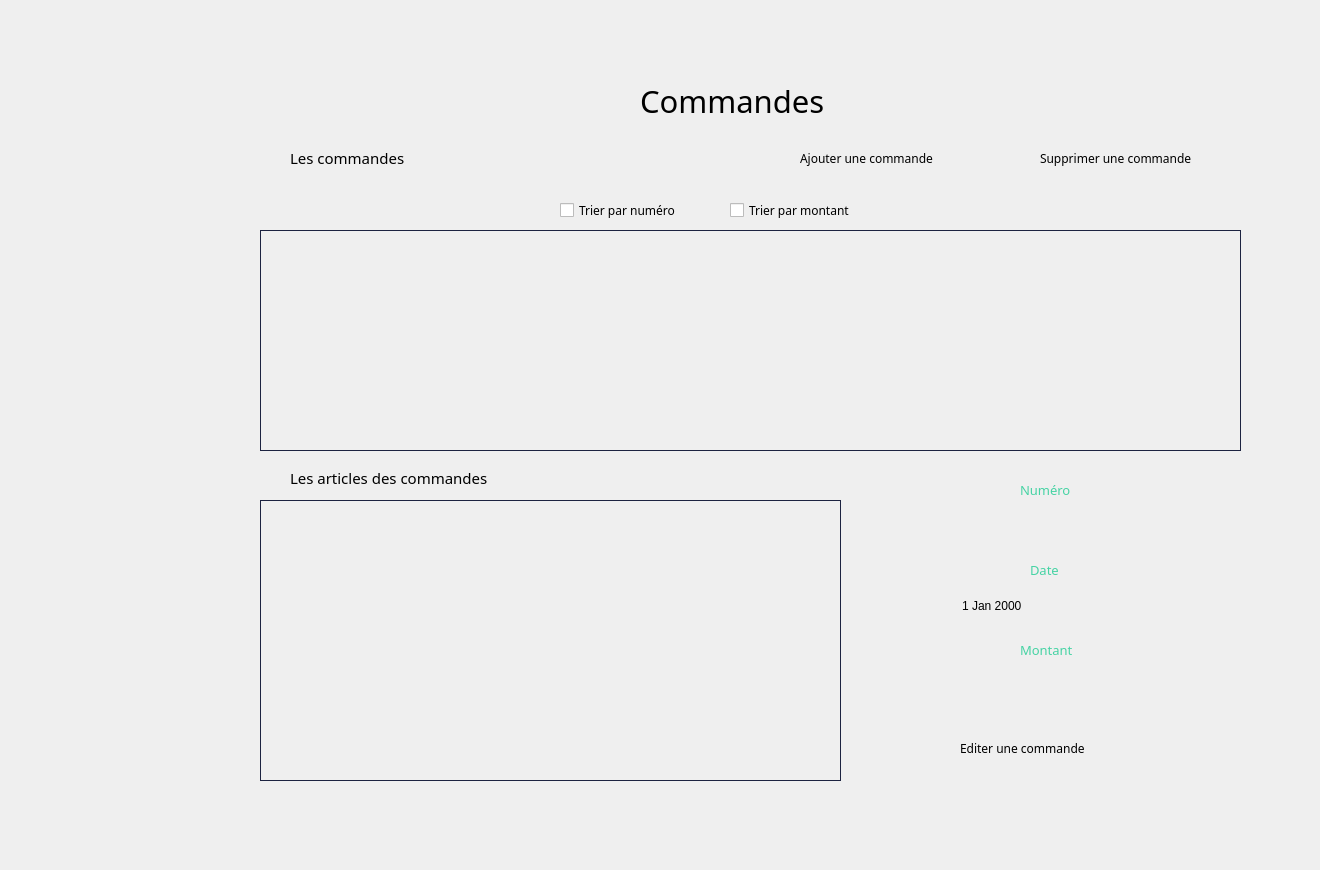
    <widget class="QWidget" name="page_7">
     <widget class="QLabel" name="label_392">
      <property name="geometry">
       <rect>
        <x>-20</x>
        <y>-20</y>
        <width>1311</width>
        <height>861</height>
       </rect>
      </property>
      <property name="text">
       <string/>
      </property>
      <property name="pixmap">
       <pixmap>../../Desktop/anglais/projet c++ design/bg2.png</pixmap>
      </property>
      <property name="scaledContents">
       <bool>true</bool>
      </property>
     </widget>
     <widget class="QLabel" name="label_393">
      <property name="geometry">
       <rect>
        <x>640</x>
        <y>60</y>
        <width>501</width>
        <height>81</height>
       </rect>
      </property>
      <property name="font">
       <font>
        <family>Montserrat Alternates</family>
        <pointsize>23</pointsize>
       </font>
      </property>
      <property name="text">
       <string>Commandes </string>
      </property>
     </widget>
     <widget class="QPushButton" name="pushButton_126">
      <property name="geometry">
       <rect>
        <x>100</x>
        <y>380</y>
        <width>101</width>
        <height>81</height>
       </rect>
      </property>
      <property name="styleSheet">
       <string notr="true">QPushButton {
	font-weight: 500;
	text-align: center;
    vertical-align: middle;
	background-color: transparent;
	padding: 5px 15px 15px 20px;
    color: #fff;
	font-size: 11px;
	border : 0;
	border-right: 3px solid transparent;
 	background-position: center top;
    background-repeat: no-repeat;
    background-origin: content;
    background-image: url(&quot;C:/Users/hp/Desktop/anglais/projet c++ design/chariot1.png&quot;);
}

QPushButton:hover {
	color: #ffffff;
	font-weight: 500;
	background-image: url(&quot;C:/Users/hp/Desktop/anglais/projet c++ design/chariot2.png&quot;);
}</string>
      </property>
      <property name="text">
       <string/>
      </property>
     </widget>
     <widget class="QDateEdit" name="dateEdit_7">
      <property name="geometry">
       <rect>
        <x>960</x>
        <y>590</y>
        <width>181</width>
        <height>31</height>
       </rect>
      </property>
      <property name="styleSheet">
       <string notr="true"> background-color: Transparent;
 border: none;</string>
      </property>
     </widget>
     <widget class="QLineEdit" name="lineEdit_24">
      <property name="geometry">
       <rect>
        <x>960</x>
        <y>670</y>
        <width>181</width>
        <height>31</height>
       </rect>
      </property>
      <property name="styleSheet">
       <string notr="true"> background-color: Transparent;
 border: none;</string>
      </property>
     </widget>
     <widget class="QLineEdit" name="lineEdit_22">
      <property name="geometry">
       <rect>
        <x>970</x>
        <y>510</y>
        <width>171</width>
        <height>31</height>
       </rect>
      </property>
      <property name="styleSheet">
       <string notr="true"> background-color: Transparent;
 border: none;</string>
      </property>
     </widget>
     <widget class="QTableView" name="liste_commande">
      <property name="geometry">
       <rect>
        <x>260</x>
        <y>230</y>
        <width>981</width>
        <height>221</height>
       </rect>
      </property>
      <property name="styleSheet">
       <string notr="true">QTableView{
	background-color: transparent;
	gridline-color: #606060;
	color: #000000;
	alternate-background-color: #b5b5b1;
	border : 1px solid #1c2340;
	qproperty-defaultAlignment: AlignHCenter;
}
QTableView::item:focus
{
  	background-color: #939393;
	font-weight: 500;
}
QTableView::item
{
   text-align: center;
qproperty-defaultAlignment: AlignHCenter;
}

QHeaderView {
	background-color: #6ac6ad;
	qproperty-defaultAlignment: AlignHCenter;
 }
QHeaderView::section {
                     spacing: 10px;
                     background-color: #6ac6ad;
                     color: #757575;
                     margin: 1px;
					 border: 0;
                     text-align: center;
                     font-family: arial;
                     font-size: 12px;
 }

QTableView QTableCornerButton::section {
    background-color: #6ac6ad;
}</string>
      </property>
     </widget>
     <widget class="QLineEdit" name="rechercheC">
      <property name="geometry">
       <rect>
        <x>320</x>
        <y>195</y>
        <width>181</width>
        <height>21</height>
       </rect>
      </property>
      <property name="styleSheet">
       <string notr="true"> background-color: Transparent;
 border: none;</string>
      </property>
     </widget>
     <widget class="QTableView" name="liste_commande_A">
      <property name="geometry">
       <rect>
        <x>260</x>
        <y>500</y>
        <width>581</width>
        <height>281</height>
       </rect>
      </property>
      <property name="styleSheet">
       <string notr="true">QTableView{
	background-color: transparent;
	gridline-color: #606060;
	color: #000000;
	alternate-background-color: #b5b5b1;
	border : 1px solid #1c2340;
	qproperty-defaultAlignment: AlignHCenter;
}
QTableView::item:focus
{
  	background-color: #939393;
	font-weight: 500;
}
QTableView::item
{
   text-align: center;
qproperty-defaultAlignment: AlignHCenter;
}

QHeaderView {
	background-color: #6ac6ad;
	qproperty-defaultAlignment: AlignHCenter;
 }
QHeaderView::section {
                     spacing: 10px;
                     background-color: #6ac6ad;
                     color: #757575;
                     margin: 1px;
					 border: 0;
                     text-align: center;
                     font-family: arial;
                     font-size: 12px;
 }

QTableView QTableCornerButton::section {
    background-color: #6ac6ad;
}</string>
      </property>
     </widget>
     <widget class="QPushButton" name="modifierCommande">
      <property name="geometry">
       <rect>
        <x>1100</x>
        <y>730</y>
        <width>81</width>
        <height>41</height>
       </rect>
      </property>
      <property name="styleSheet">
       <string notr="true">QPushButton {
	font-weight: 500;
	text-align: center;
    vertical-align: middle;
	background-color: transparent;
	padding: 5px 15px 15px 20px;
    color: #fff;
	font-size: 11px;
	border : 0;
	border-right: 3px solid transparent;
 	background-position: center top;
    background-repeat: no-repeat;
    background-origin: content;
    background-image: url(&quot;C:/Users/hp/Desktop/anglais/projet c++ design/edit1.png&quot;);
}

QPushButton:hover {
	color: #ffffff;
	font-weight: 500;
	background-image: url(&quot;C:/Users/hp/Desktop/anglais/projet c++ design/edit2.png&quot;);
}</string>
      </property>
      <property name="text">
       <string/>
      </property>
     </widget>
     <widget class="QLabel" name="label_394">
      <property name="geometry">
       <rect>
        <x>940</x>
        <y>490</y>
        <width>221</width>
        <height>71</height>
       </rect>
      </property>
      <property name="text">
       <string/>
      </property>
      <property name="pixmap">
       <pixmap>../../Downloads/saisir.png</pixmap>
      </property>
      <property name="scaledContents">
       <bool>true</bool>
      </property>
     </widget>
     <widget class="QLabel" name="label_17">
      <property name="geometry">
       <rect>
        <x>1020</x>
        <y>480</y>
        <width>111</width>
        <height>20</height>
       </rect>
      </property>
      <property name="font">
       <font>
        <family>Montserrat Alternates</family>
        <pointsize>10</pointsize>
        <weight>50</weight>
        <bold>false</bold>
       </font>
      </property>
      <property name="styleSheet">
       <string notr="true">color: rgb(70, 211, 164);</string>
      </property>
      <property name="text">
       <string>Numéro</string>
      </property>
     </widget>
     <widget class="QLabel" name="label_18">
      <property name="geometry">
       <rect>
        <x>1030</x>
        <y>560</y>
        <width>111</width>
        <height>20</height>
       </rect>
      </property>
      <property name="font">
       <font>
        <family>Montserrat Alternates</family>
        <pointsize>10</pointsize>
        <weight>50</weight>
        <bold>false</bold>
       </font>
      </property>
      <property name="styleSheet">
       <string notr="true">color: rgb(70, 211, 164);</string>
      </property>
      <property name="text">
       <string>Date</string>
      </property>
     </widget>
     <widget class="QLabel" name="label_395">
      <property name="geometry">
       <rect>
        <x>940</x>
        <y>570</y>
        <width>221</width>
        <height>71</height>
       </rect>
      </property>
      <property name="text">
       <string/>
      </property>
      <property name="pixmap">
       <pixmap>../../Downloads/saisir.png</pixmap>
      </property>
      <property name="scaledContents">
       <bool>true</bool>
      </property>
     </widget>
     <widget class="QLabel" name="label_396">
      <property name="geometry">
       <rect>
        <x>940</x>
        <y>650</y>
        <width>221</width>
        <height>71</height>
       </rect>
      </property>
      <property name="text">
       <string/>
      </property>
      <property name="pixmap">
       <pixmap>../../Downloads/saisir.png</pixmap>
      </property>
      <property name="scaledContents">
       <bool>true</bool>
      </property>
     </widget>
     <widget class="QLabel" name="label_19">
      <property name="geometry">
       <rect>
        <x>1020</x>
        <y>640</y>
        <width>111</width>
        <height>20</height>
       </rect>
      </property>
      <property name="font">
       <font>
        <family>Montserrat Alternates</family>
        <pointsize>10</pointsize>
        <weight>50</weight>
        <bold>false</bold>
       </font>
      </property>
      <property name="styleSheet">
       <string notr="true">color: rgb(70, 211, 164);</string>
      </property>
      <property name="text">
       <string>Montant</string>
      </property>
     </widget>
     <widget class="QPushButton" name="affect">
      <property name="geometry">
       <rect>
        <x>100</x>
        <y>280</y>
        <width>91</width>
        <height>61</height>
       </rect>
      </property>
      <property name="styleSheet">
       <string notr="true">QPushButton {
	font-weight: 500;
	text-align: center;
    vertical-align: middle;
	background-color: transparent;
	padding: 5px 15px 15px 20px;
    color: #fff;
	font-size: 11px;
	border : 0;
	border-right: 3px solid transparent;
 	background-position: center top;
    background-repeat: no-repeat;
    background-origin: content;
    background-image: url(&quot;C:/Users/hp/Desktop/anglais/projet c++ design/affecter1.png&quot;);
}

QPushButton:hover {
	color: #ffffff;
	font-weight: 500;
	background-image: url(&quot;C:/Users/hp/Desktop/anglais/projet c++ design/affecter2.png&quot;);
}</string>
      </property>
      <property name="text">
       <string/>
      </property>
     </widget>
     <widget class="QPushButton" name="pushButton_ajout_6">
      <property name="geometry">
       <rect>
        <x>740</x>
        <y>140</y>
        <width>61</width>
        <height>41</height>
       </rect>
      </property>
      <property name="styleSheet">
       <string notr="true">QPushButton {
	font-weight: 500;
	text-align: center;
    vertical-align: middle;
	background-color: transparent;
	padding: 5px 15px 15px 20px;
    color: #fff;
	font-size: 11px;
	border : 0;
	border-right: 3px solid transparent;
 	background-position: center top;
    background-repeat: no-repeat;
    background-origin: content;
    background-image: url(&quot;C:/Users/hp/Desktop/anglais/projet c++ design/ajouter1.png&quot;);
}

QPushButton:hover {
	color: #ffffff;
	font-weight: 500;
	background-image: url(&quot;C:/Users/hp/Desktop/anglais/projet c++ design/ajouter2.png&quot;);
}</string>
      </property>
      <property name="text">
       <string/>
      </property>
      <property name="flat">
       <bool>true</bool>
      </property>
     </widget>
     <widget class="QLabel" name="label_399">
      <property name="geometry">
       <rect>
        <x>800</x>
        <y>150</y>
        <width>161</width>
        <height>16</height>
       </rect>
      </property>
      <property name="font">
       <font>
        <family>Montserrat Alternates</family>
       </font>
      </property>
      <property name="text">
       <string>Ajouter une commande</string>
      </property>
     </widget>
     <widget class="QLabel" name="label_400">
      <property name="geometry">
       <rect>
        <x>1040</x>
        <y>150</y>
        <width>181</width>
        <height>16</height>
       </rect>
      </property>
      <property name="font">
       <font>
        <family>Montserrat Alternates</family>
       </font>
      </property>
      <property name="text">
       <string>Supprimer une commande</string>
      </property>
     </widget>
     <widget class="QPushButton" name="suprimmm_6">
      <property name="geometry">
       <rect>
        <x>940</x>
        <y>140</y>
        <width>121</width>
        <height>41</height>
       </rect>
      </property>
      <property name="styleSheet">
       <string notr="true">QPushButton {
	font-weight: 500;
	text-align: center;
    vertical-align: middle;
	background-color: transparent;
	padding: 5px 15px 15px 20px;
    color: #fff;
	font-size: 11px;
	border : 0;
	border-right: 3px solid transparent;
 	background-position: center top;
    background-repeat: no-repeat;
    background-origin: content;
    background-image: url(&quot;C:/Users/hp/Desktop/anglais/projet c++ design/minus1.png&quot;);
}

QPushButton:hover {
	color: #ffffff;
	font-weight: 500;
	background-image: url(&quot;C:/Users/hp/Desktop/anglais/projet c++ design/minus2.png&quot;);
}</string>
      </property>
      <property name="text">
       <string/>
      </property>
      <property name="autoDefault">
       <bool>false</bool>
      </property>
      <property name="default">
       <bool>true</bool>
      </property>
      <property name="flat">
       <bool>false</bool>
      </property>
     </widget>
     <widget class="QCheckBox" name="montant8">
      <property name="geometry">
       <rect>
        <x>730</x>
        <y>200</y>
        <width>141</width>
        <height>20</height>
       </rect>
      </property>
      <property name="font">
       <font>
        <family>Montserrat Alternates</family>
       </font>
      </property>
      <property name="text">
       <string>Trier par montant</string>
      </property>
     </widget>
     <widget class="QPushButton" name="trier">
      <property name="geometry">
       <rect>
        <x>870</x>
        <y>190</y>
        <width>71</width>
        <height>31</height>
       </rect>
      </property>
      <property name="styleSheet">
       <string notr="true">QPushButton {
	font-weight: 500;
	text-align: center;
    vertical-align: middle;
	background-color: transparent;
	padding: 5px 15px 15px 20px;
    color: #fff;
	font-size: 11px;
	border : 0;
	border-right: 3px solid transparent;
 	background-position: center top;
    background-repeat: no-repeat;
    background-origin: content;
    background-image: url(&quot;C:/Users/hp/Desktop/anglais/projet c++ design/ok1.png&quot;);
}

QPushButton:hover {
	color: #ffffff;
	font-weight: 500;
	background-image: url(&quot;C:/Users/hp/Desktop/anglais/projet c++ design/ok2.png&quot;);
}</string>
      </property>
      <property name="text">
       <string/>
      </property>
      <property name="default">
       <bool>true</bool>
      </property>
     </widget>
     <widget class="QCheckBox" name="num8">
      <property name="geometry">
       <rect>
        <x>560</x>
        <y>200</y>
        <width>171</width>
        <height>20</height>
       </rect>
      </property>
      <property name="font">
       <font>
        <family>Montserrat Alternates</family>
       </font>
      </property>
      <property name="text">
       <string>Trier par numéro</string>
      </property>
     </widget>
     <widget class="QLabel" name="label_409">
      <property name="geometry">
       <rect>
        <x>960</x>
        <y>740</y>
        <width>181</width>
        <height>16</height>
       </rect>
      </property>
      <property name="font">
       <font>
        <family>Montserrat Alternates</family>
       </font>
      </property>
      <property name="text">
       <string>Editer une commande</string>
      </property>
     </widget>
     <widget class="QLabel" name="label_410">
      <property name="geometry">
       <rect>
        <x>290</x>
        <y>470</y>
        <width>291</width>
        <height>16</height>
       </rect>
      </property>
      <property name="font">
       <font>
        <family>Montserrat Alternates Medium</family>
        <pointsize>11</pointsize>
       </font>
      </property>
      <property name="text">
       <string>Les articles des commandes </string>
      </property>
     </widget>
     <widget class="QLabel" name="label_15">
      <property name="geometry">
       <rect>
        <x>270</x>
        <y>170</y>
        <width>251</width>
        <height>71</height>
       </rect>
      </property>
      <property name="text">
       <string/>
      </property>
      <property name="pixmap">
       <pixmap>../../Downloads/search.png</pixmap>
      </property>
      <property name="scaledContents">
       <bool>true</bool>
      </property>
     </widget>
     <widget class="QLabel" name="label_411">
      <property name="geometry">
       <rect>
        <x>290</x>
        <y>150</y>
        <width>291</width>
        <height>16</height>
       </rect>
      </property>
      <property name="font">
       <font>
        <family>Montserrat Alternates Medium</family>
        <pointsize>11</pointsize>
       </font>
      </property>
      <property name="text">
       <string>Les commandes</string>
      </property>
     </widget>
     <widget class="QPushButton" name="pushButton_129">
      <property name="geometry">
       <rect>
        <x>10</x>
        <y>710</y>
        <width>121</width>
        <height>61</height>
       </rect>
      </property>
      <property name="styleSheet">
       <string notr="true">QPushButton {
	font-weight: 500;
	text-align: center;
    vertical-align: middle;
	background-color: transparent;
	padding: 5px 15px 15px 20px;
    color: #fff;
	font-size: 11px;
	border : 0;
	border-right: 3px solid transparent;
 	background-position: center top;
    background-repeat: no-repeat;
    background-origin: content;
    background-image: url(&quot;C:/Users/hp/Desktop/anglais/projet c++ design/return1.png&quot;);
}

QPushButton:hover {
	color: #ffffff;
	font-weight: 500;
	background-image: url(&quot;C:/Users/hp/Desktop/anglais/projet c++ design/return2.png&quot;);
}</string>
      </property>
      <property name="text">
       <string/>
      </property>
     </widget>
     <zorder>label_392</zorder>
     <zorder>label_393</zorder>
     <zorder>pushButton_126</zorder>
     <zorder>liste_commande</zorder>
     <zorder>liste_commande_A</zorder>
     <zorder>modifierCommande</zorder>
     <zorder>label_394</zorder>
     <zorder>lineEdit_22</zorder>
     <zorder>label_17</zorder>
     <zorder>label_18</zorder>
     <zorder>label_395</zorder>
     <zorder>dateEdit_7</zorder>
     <zorder>label_396</zorder>
     <zorder>lineEdit_24</zorder>
     <zorder>label_19</zorder>
     <zorder>affect</zorder>
     <zorder>pushButton_ajout_6</zorder>
     <zorder>label_399</zorder>
     <zorder>label_400</zorder>
     <zorder>suprimmm_6</zorder>
     <zorder>montant8</zorder>
     <zorder>trier</zorder>
     <zorder>num8</zorder>
     <zorder>label_409</zorder>
     <zorder>label_410</zorder>
     <zorder>label_15</zorder>
     <zorder>rechercheC</zorder>
     <zorder>label_411</zorder>
     <zorder>pushButton_129</zorder>
    </widget>
